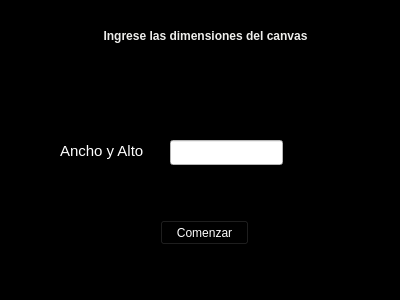
<?xml version="1.0" encoding="UTF-8"?>
<ui version="4.0">
 <class>initialWindow</class>
 <widget class="QWidget" name="initialWindow">
  <property name="geometry">
   <rect>
    <x>0</x>
    <y>0</y>
    <width>400</width>
    <height>300</height>
   </rect>
  </property>
  <property name="windowTitle">
   <string>Paint++</string>
  </property>
  <property name="styleSheet">
   <string notr="true">background-color: rgb(0, 0, 0);</string>
  </property>
  <widget class="QLabel" name="lblinstruction">
   <property name="geometry">
    <rect>
     <x>80</x>
     <y>20</y>
     <width>251</width>
     <height>31</height>
    </rect>
   </property>
   <property name="font">
    <font>
     <bold>true</bold>
    </font>
   </property>
   <property name="styleSheet">
    <string notr="true">color: rgb(238, 238, 236);</string>
   </property>
   <property name="text">
    <string>Ingrese las dimensiones del canvas</string>
   </property>
   <property name="alignment">
    <set>Qt::AlignCenter</set>
   </property>
  </widget>
  <widget class="QLabel" name="lblancho">
   <property name="geometry">
    <rect>
     <x>60</x>
     <y>140</y>
     <width>91</width>
     <height>21</height>
    </rect>
   </property>
   <property name="font">
    <font>
     <pointsize>11</pointsize>
     <bold>false</bold>
    </font>
   </property>
   <property name="styleSheet">
    <string notr="true">color: rgb(255, 255, 255);</string>
   </property>
   <property name="text">
    <string>Ancho y Alto</string>
   </property>
  </widget>
  <widget class="QLineEdit" name="lineancho">
   <property name="geometry">
    <rect>
     <x>170</x>
     <y>140</y>
     <width>113</width>
     <height>25</height>
    </rect>
   </property>
   <property name="styleSheet">
    <string notr="true">color: rgb(0, 0, 0);
background-color: rgb(255, 255, 255);</string>
   </property>
  </widget>
  <widget class="QPushButton" name="pushButton">
   <property name="geometry">
    <rect>
     <x>160</x>
     <y>220</y>
     <width>89</width>
     <height>25</height>
    </rect>
   </property>
   <property name="styleSheet">
    <string notr="true">color: rgb(255, 255, 255);</string>
   </property>
   <property name="text">
    <string>Comenzar</string>
   </property>
  </widget>
 </widget>
 <resources/>
 <connections/>
</ui>
